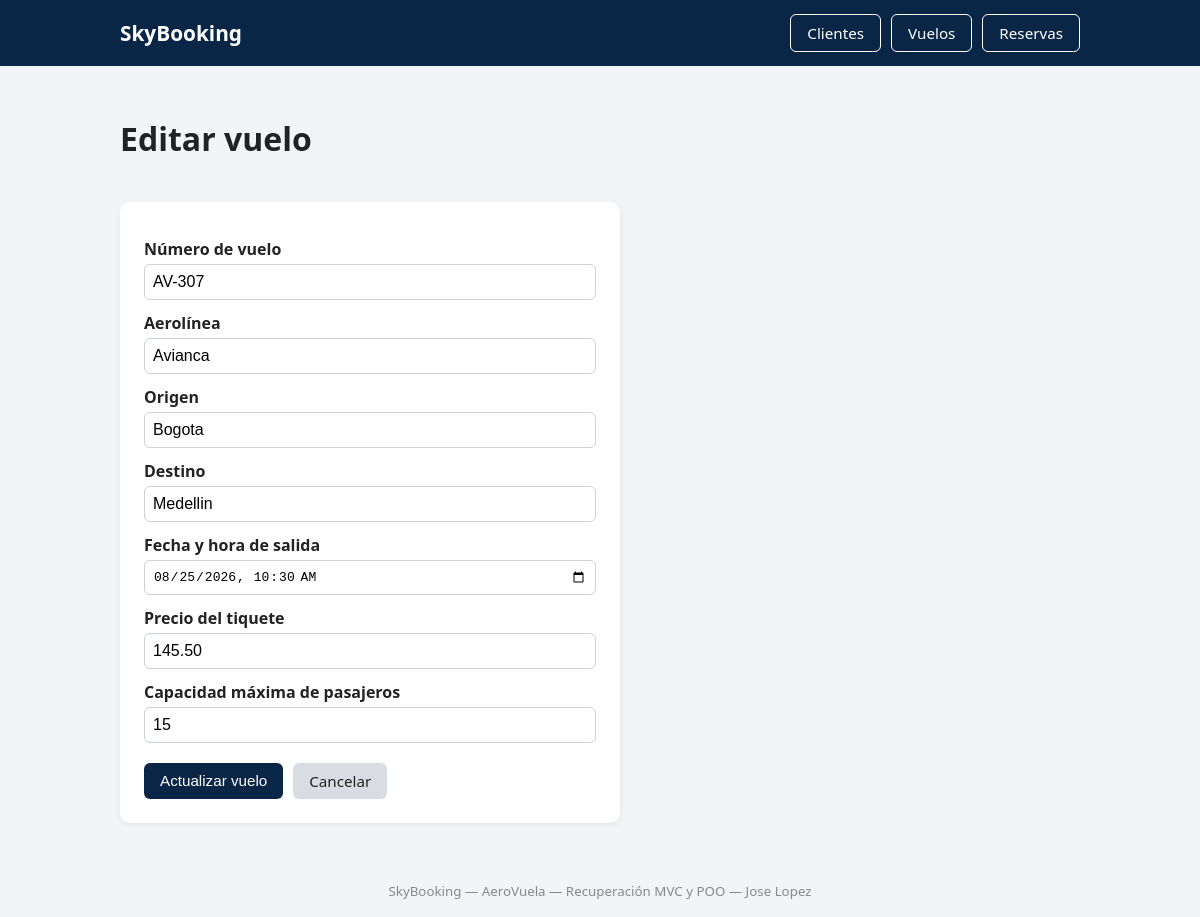
/Index.php?action=editar_vuelo&numero_vuelo=AV-307, run on the app's committed database.
### tables this page shows
CREATE TABLE `vuelos` (
  `numero_vuelo` varchar(20) NOT NULL,
  `aerolinea` varchar(80) NOT NULL,
  `origen` text NOT NULL,
  `destino` text NOT NULL,
  `fecha_salida` datetime NOT NULL,
  `precio` decimal(10,2) NOT NULL,
  `capacidad_maxima` int(11) NOT NULL
);

### Controllers/VueloController.php (called while the page is built, shortened)
<?php
class VueloController
{
    private Vuelo $model;
    public function __construct(Vuelo $model)
    {
        $this->model = $model;
    }
    public function editar()
    {
        $numero_vuelo = trim($_GET['numero_vuelo'] ?? '');
        $vuelo = $this->model->buscarPorId($numero_vuelo);
        require __DIR__ . '/../Views/vuelo/editar.php';
    }
}

### Models/Vuelo.php (called while the page is built, shortened)
<?php
class Vuelo
{
    private PDO $pdo;
    public function __construct(PDO $pdo)
    {
        $this->pdo = $pdo;
    }
    public function buscarPorId(string $numero_vuelo)
    {
        $sql = "SELECT numero_vuelo, aerolinea, origen, destino,
                       fecha_salida, precio, capacidad_maxima
                FROM vuelos
                WHERE numero_vuelo = :numero_vuelo";
        $stmt = $this->pdo->prepare($sql);
        $stmt->execute([':numero_vuelo' => $numero_vuelo]);
        $resultado = $stmt->fetch();
        return $resultado !== false ? $resultado : null;
    }
}

### Views/vuelo/editar.php (the view, shortened to what this page needs)
<?php require_once __DIR__ . '/../header.php'; ?>
<div class="cabecera-seccion">
    <h1>Editar vuelo</h1>
</div>
<?php
$datos = $_SERVER['REQUEST_METHOD'] === 'POST' ? $_POST : $vuelo;
?>
<form method="POST" action="Index.php?action=editar_vuelo" class="formulario">
    <label for="numero_vuelo">Número de vuelo</label>
    <input type="text" id="numero_vuelo" name="numero_vuelo"
           value="<?= htmlspecialchars($datos['numero_vuelo'] ?? '') ?>" required>
    <label for="aerolinea">Aerolínea</label>
    <input type="text" id="aerolinea" name="aerolinea"
           value="<?= htmlspecialchars($datos['aerolinea'] ?? '') ?>" required>
    <label for="origen">Origen</label>
    <input type="text" id="origen" name="origen"
           value="<?= htmlspecialchars($datos['origen'] ?? '') ?>" required>
    <label for="destino">Destino</label>
    <input type="text" id="destino" name="destino"
           value="<?= htmlspecialchars($datos['destino'] ?? '') ?>" required>
    <label for="fecha_salida">Fecha y hora de salida</label>
    <input type="datetime-local" id="fecha_salida" name="fecha_salida"
           value="<?= htmlspecialchars(str_replace(' ', 'T', substr($datos['fecha_salida'] ?? '', 0, 16))) ?>" required>
    <label for="precio">Precio del tiquete</label>
    <input type="number" step="0.01" min="0" id="precio" name="precio"
           value="<?= htmlspecialchars($datos['precio'] ?? '') ?>" required>
    <label for="capacidad_maxima">Capacidad máxima de pasajeros</label>
    <input type="number" min="1" id="capacidad_maxima" name="capacidad_maxima"
           value="<?= htmlspecialchars($datos['capacidad_maxima'] ?? '') ?>" required>
    <div class="acciones-formulario">
        <button type="submit" class="btn btn-primario">Actualizar vuelo</button>
        <a href="Index.php?action=listar_vuelos" class="btn btn-secundario">Cancelar</a>
    </div>
</form>
<?php require_once __DIR__ . '/../footer.php'; ?>

### Css/style.css (style rules this page uses)
* { box-sizing: border-box; }
body { margin: 0; font-family: 'Segoe UI', Arial, sans-serif; background-color: #f2f4f7; color: #222; }
.btn { display: inline-block; padding: 8px 16px; border-radius: 6px; text-decoration: none; font-size: 0.95em; border: none; cursor: pointer; }
.btn-primario { background-color: #0a2647; color: #fff; }
.btn-secundario { background-color: #d9dde3; color: #222; }
.cabecera-seccion { display: flex; justify-content: space-between; align-items: center; margin-bottom: 20px; }
.formulario { background-color: #fff; padding: 24px; border-radius: 10px; max-width: 500px; box-shadow: 0 2px 6px rgba(0, 0, 0, 0.06); display: flex; flex-direction: column; }
.formulario label { margin-top: 12px; margin-bottom: 4px; font-weight: bold; }
.formulario input, .formulario select { padding: 8px; border: 1px solid #ccd1d9; border-radius: 6px; font-size: 1em; }
.acciones-formulario { margin-top: 20px; display: flex; gap: 10px; }

### data on the page
vuelos: numero_vuelo "AV-307", aerolinea "Avianca", origen "Bogota", destino "Medellin", fecha_salida "08/25/2026 10:30", precio "145.50", capacidad_maxima "15"
